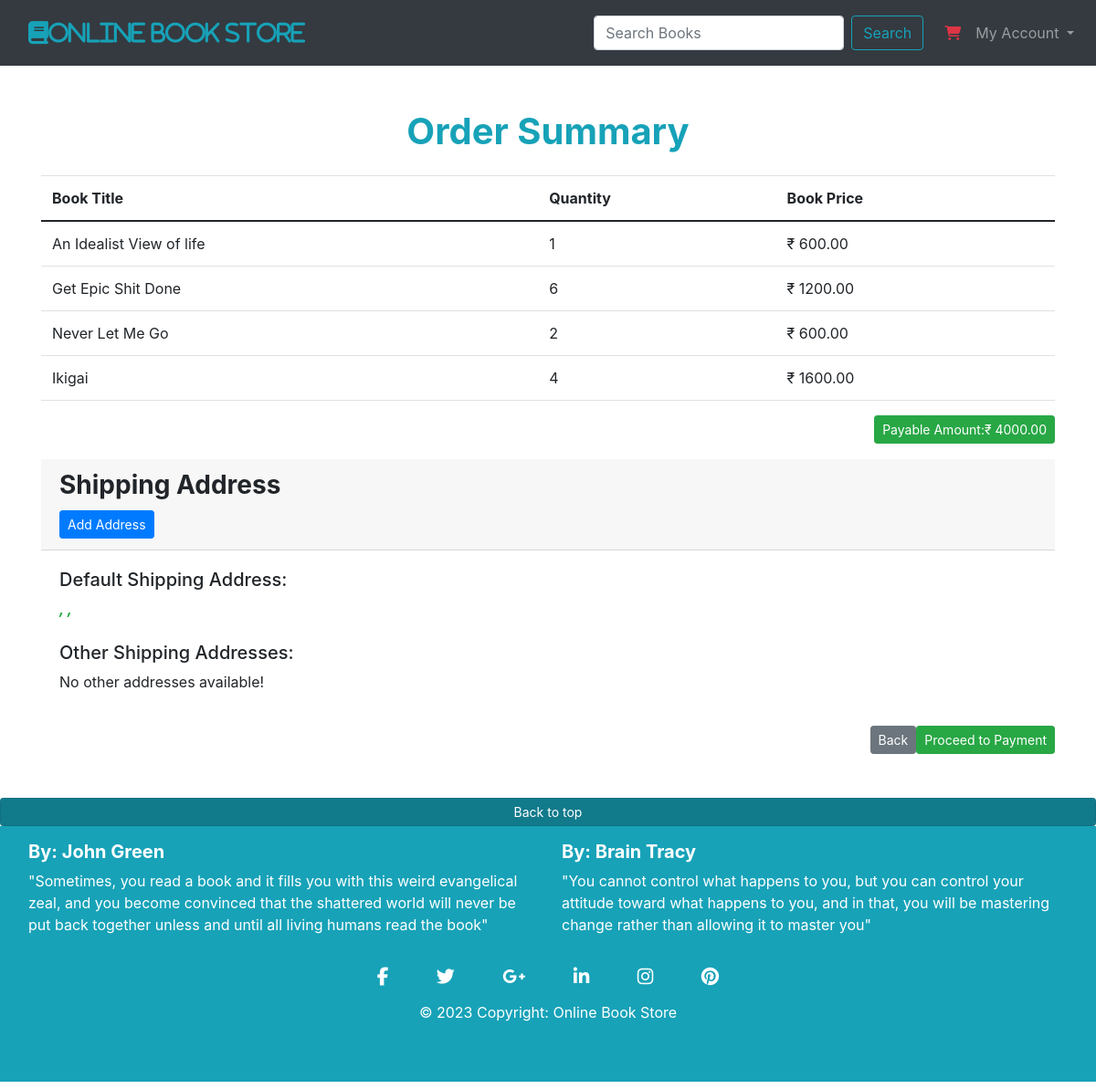
The app's page /checkout (signed in), older data.
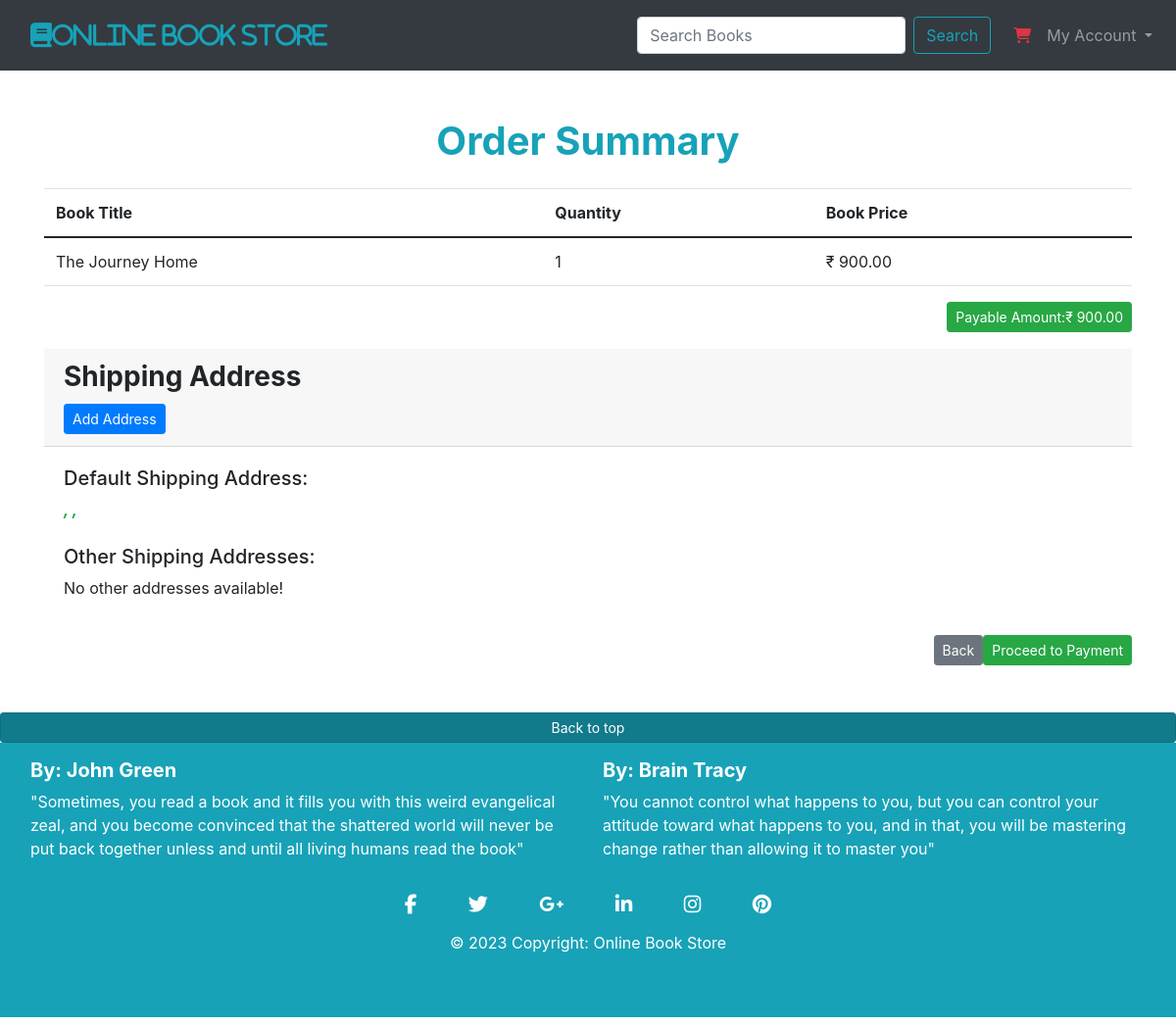
The same page, newer data.
### cart/models.py (models this page shows, shortened)
class Cart(models.Model):
    user = models.ForeignKey(User, blank=True,null=True,on_delete=models.CASCADE)
    book = models.ForeignKey(Book,blank=True,null=True,on_delete=models.SET_NULL)
    quantity = models.PositiveIntegerField(default=1)
    date_added = models.DateTimeField(auto_now_add=True, blank=True, null=True)

class Book(models.Model):
    title = models.CharField(max_length=255)
    author = models.CharField(max_length=255)
    genre = models.ForeignKey(Genre,on_delete = models.SET_NULL, null=True, blank=True)
    price = models.DecimalField(max_digits=10,decimal_places=2)
    available_quantity = models.PositiveIntegerField()
    image = models.ImageField(upload_to='images/', height_field=None, width_field=None, max_length=None,blank=True,null = True)
    created_on = models.DateTimeField(auto_now_add=True, blank=True, null=True)
    updated_on = models.DateTimeField(auto_now=True, blank=True, null=True)
    slug = models.SlugField(unique=True,blank=True, null=True)
    avg_rating = models.FloatField(default=0)

### cart/views.py (the view)
# urls.py: path('checkout',views.checkout,name='checkout'),
@login_required(login_url='login')
def checkout(request):
    user = request.user
    cart_items = Cart.objects.filter(user=user)
    cart_total = 0
    for item in cart_items:
        item.total_price = item.book.price * item.quantity
        cart_total += item.total_price
    try:
        default_shipping_address = ShippingAddress.objects.get(user=user, is_default=True)
    except ShippingAddress.DoesNotExist:
        default_shipping_address = None
    other_shipping_addresses = ShippingAddress.objects.filter(user=user, is_default =False)
    if request.method == 'POST':
        form = ShippingAddressForm(request.POST)
        if form.is_valid():
            shipping_address = form.save(commit=False)
            shipping_address.user = user
            shipping_address.save()
            ShippingAddress.objects.filter(user=user).exclude(id=shipping_address.id).update(is_default=False)
            order = Order(user=user, cart_total=cart_total)
            order.save()
            order.items.set(cart_items)
            messages.success(request,'Order Placed Successfully!')
            return redirect('home')
    else:
        form = ShippingAddressForm(instance=default_shipping_address)
    context = {
        'cart_items': cart_items,
        'cart_total': cart_total,
        'form': form,
        'shipping_address': default_shipping_address,
        'other_addresses': other_shipping_addresses,
    }
    return render(request, 'checkout.html', context)

### cart/forms.py
class ShippingAddressForm(forms.ModelForm):
	class Meta:
		model = ShippingAddress
		fields = ['street', 'city', 'state', 'postal_code', 'country']

### cart/templates/checkout.html (shortened to what this page needs)
{% extends "base.html" %}
{% block content %}
<div class="container mt-5">
    <h1 class="text-info mb-4"><b><center>Order Summary</center></b></h1>
    <table class="table">
        <thead>
            <tr>
                <th>Book Title</th>
                <th>Quantity</th>
                <th>Book Price</th>
            </tr>
        </thead>
        <tbody>
            {% for item in cart_items %}
                <tr>
                    <td>{{ item.book.title }}</td>
                    <td>{{ item.quantity }}</td>
                    <td>&#8377; {{ item.total_price }}</td>
                </tr>
            {% endfor %}
        </tbody>
    </table>
        <p type="button" class="btn btn-sm btn-success float-right">Payable Amount:&#8377; {{ cart_total }}</p>
            <br/><br/>
        <div class="card-header h3">
            <h3><b>Shipping Address</b></h3>
            <a href="{% url 'add_address' %}" class="btn  btn-sm btn-primary">Add Address</a>
        </div>
        <div class="card-body">
            <form method="POST" class="shipping-address-form">
                <h5>Default Shipping Address:</h5>
                <i><strong class="text-success">{{ shipping_address.street }}
                    {{ shipping_address.city }},
                    {{ shipping_address.state }},
                </strong></i><br><br>
                <h5>Other Shipping Addresses:</h5>
                {% if other_addresses %}
                    <ul class="list-group">
                        {% for address in other_addresses %}
                        <li class="list-group-item">
                            {{ address.street }},
                            {{ address.city }},
                            {{ address.state }},
                            {{ address.postal_code }}
                            {% if address.is_default %}
                            (Default)
                            {% else %}
                            <a href="{% url 'set_default_address' address.id %}" class="btn btn-link btn-sm text-success">Set as Default</a>
                            {% endif %}
                        </li>
                        {% endfor %}
                    </ul>
                    {% else %}
                    <p>No other addresses available!</p>
                    {% endif %}
            </form>
        </div>
        <form method="POST" action="#">
            <button type="submit" class="btn btn-sm btn-success float-right">Proceed to Payment</button>
        </form>
        <a href="{% url 'viewcart' %}"><button type="button" class="btn btn-sm btn-secondary float-right">Back</button></a>
</div>
{% endblock %}

Row changes from the older to the newer data that the page shows:
removed Cart: book "An Idealist View of life", quantity "1", total_price "600.00"
removed Cart: book "Get Epic Shit Done", quantity "6", total_price "1200.00"
removed Cart: book "Never Let Me Go", quantity "2", total_price "600.00"
removed Cart: book "Ikigai", quantity "4", total_price "1600.00"
added Cart: book "The Journey Home", quantity "1", total_price "900.00"
Text that changed along with them:
{{ cart_total }}: "4000.00" → "900.00"
